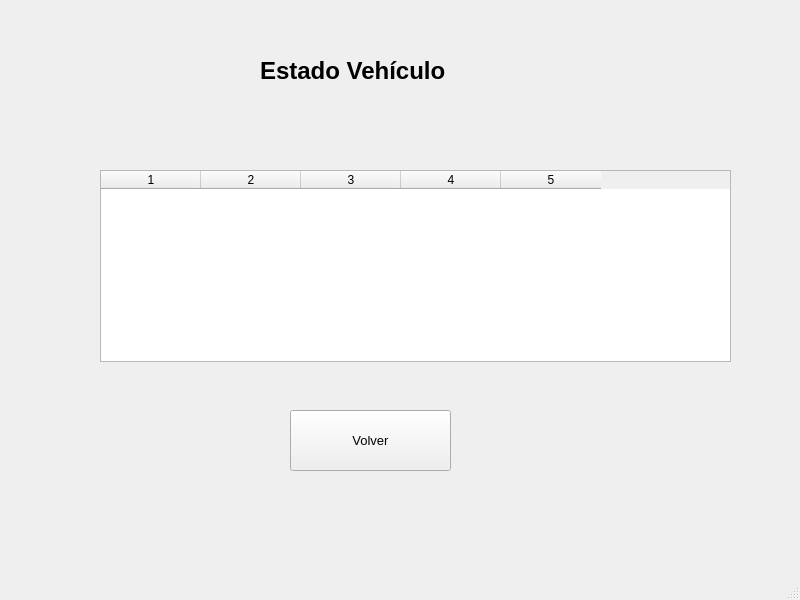
<?xml version="1.0" encoding="UTF-8"?>
<ui version="4.0">
 <class>MainWindow</class>
 <widget class="QMainWindow" name="MainWindow">
  <property name="geometry">
   <rect>
    <x>0</x>
    <y>0</y>
    <width>800</width>
    <height>600</height>
   </rect>
  </property>
  <property name="windowTitle">
   <string>MainWindow</string>
  </property>
  <widget class="QWidget" name="centralwidget">
   <widget class="QLabel" name="lblTitulo">
    <property name="geometry">
     <rect>
      <x>260</x>
      <y>10</y>
      <width>281</width>
      <height>121</height>
     </rect>
    </property>
    <property name="font">
     <font>
      <family>Segoe UI</family>
      <pointsize>18</pointsize>
      <weight>75</weight>
      <bold>true</bold>
     </font>
    </property>
    <property name="text">
     <string>Estado Vehículo</string>
    </property>
   </widget>
   <widget class="QTableWidget" name="tablaEstadoActual">
    <property name="geometry">
     <rect>
      <x>100</x>
      <y>170</y>
      <width>631</width>
      <height>192</height>
     </rect>
    </property>
    <property name="columnCount">
     <number>5</number>
    </property>
    <column/>
    <column/>
    <column/>
    <column/>
    <column/>
   </widget>
   <widget class="QPushButton" name="btnVolver">
    <property name="geometry">
     <rect>
      <x>290</x>
      <y>410</y>
      <width>161</width>
      <height>61</height>
     </rect>
    </property>
    <property name="font">
     <font>
      <family>Segoe UI</family>
      <pointsize>10</pointsize>
     </font>
    </property>
    <property name="text">
     <string>Volver</string>
    </property>
   </widget>
  </widget>
  <widget class="QMenuBar" name="menubar">
   <property name="geometry">
    <rect>
     <x>0</x>
     <y>0</y>
     <width>800</width>
     <height>26</height>
    </rect>
   </property>
  </widget>
  <widget class="QStatusBar" name="statusbar"/>
 </widget>
 <resources/>
 <connections/>
</ui>
